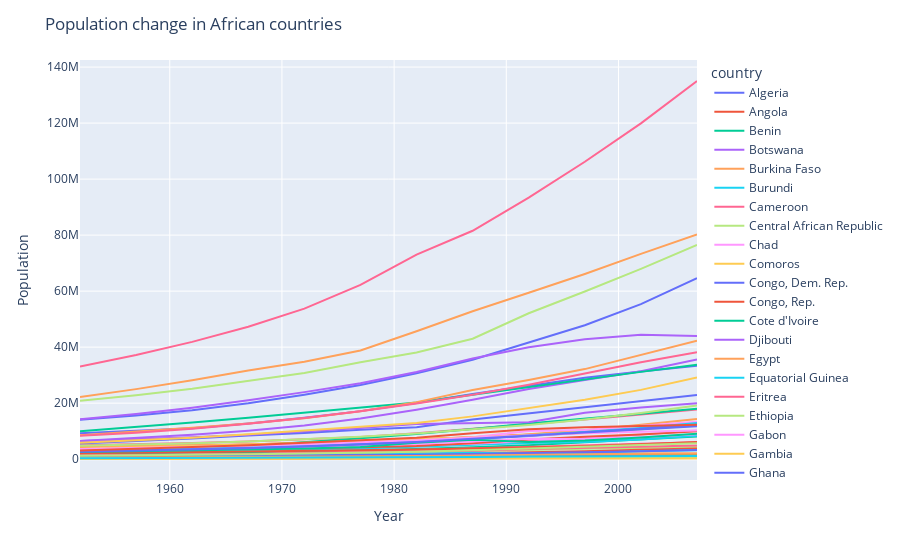

The code cell stored with this chart in its notebook:
### Code cell
#3)
africa_df = px.data.gapminder().query("continent=='Africa'")

fig = px.line(africa_df, x="year", y="pop", color='country')

fig.update_layout(title='Population change in African countries',
                   xaxis_title='Year',
                   yaxis_title='Population')

fig.show()

### Figure 1 — Plotly figure (JSON) as saved in the notebook; plotly's stock layout.template omitted (floating-point values rounded to 4 significant figures)
{"data": [{"hovertemplate": "country=Algeria<br>year=%{x}<br>pop=%{y}<extra></extra>", "legendgroup": "Algeria", "line": {"color": "#636efa", "dash": "solid"}, "mode": "lines", "name": "Algeria", "orientation": "v", "showlegend": true, "type": "scatter", "x": [1952, 1957, 1962, 1967, 1972, 1977, 1982, 1987, 1992, 1997, 2002, 2007], "xaxis": "x", "y": [9279525, 10270856, 11000948, 12760499, 14760787, 17152804, 20033753, 23254956, 26298373, 29072015, 31287142, 33333216], "yaxis": "y"}, {"hovertemplate": "country=Angola<br>year=%{x}<br>pop=%{y}<extra></extra>", "legendgroup": "Angola", "line": {"color": "#EF553B", "dash": "solid"}, "mode": "lines", "name": "Angola", "orientation": "v", "showlegend": true, "type": "scatter", "x": [1952, 1957, 1962, 1967, 1972, 1977, 1982, 1987, 1992, 1997, 2002, 2007], "xaxis": "x", "y": [4232095, 4561361, 4826015, 5247469, 5894858, 6162675, 7016384, 7874230, 8735988, 9875024, 10866106, 12420476], "yaxis": "y"}, {"hovertemplate": "country=Benin<br>year=%{x}<br>pop=%{y}<extra></extra>", "legendgroup": "Benin", "line": {"color": "#00cc96", "dash": "solid"}, "mode": "lines", "name": "Benin", "orientation": "v", "showlegend": true, "type": "scatter", "x": [1952, 1957, 1962, 1967, 1972, 1977, 1982, 1987, 1992, 1997, 2002, 2007], "xaxis": "x", "y": [1738315, 1925173, 2151895, 2427334, 2761407, 3168267, 3641603, 4243788, 4981671, 6066080, 7026113, 8078314], "yaxis": "y"}, {"hovertemplate": "country=Botswana<br>year=%{x}<br>pop=%{y}<extra></extra>", "legendgroup": "Botswana", "line": {"color": "#ab63fa", "dash": "solid"}, "mode": "lines", "name": "Botswana", "orientation": "v", "showlegend": true, "type": "scatter", "x": [1952, 1957, 1962, 1967, 1972, 1977, 1982, 1987, 1992, 1997, 2002, 2007], "xaxis": "x", "y": [442308, 474639, 512764, 553541, 619351, 781472, 970347, 1151184, 1342614, 1536536, 1630347, 1639131], "yaxis": "y"}, {"hovertemplate": "country=Burkina Faso<br>year=%{x}<br>pop=%{y}<extra></extra>", "legendgroup": "Burkina Faso", "line": {"color": "#FFA15A", "dash": "solid"}, "mode": "lines", "name": "Burkina Faso", "orientation": "v", "showlegend": true, "type": "scatter", "x": [1952, 1957, 1962, 1967, 1972, 1977, 1982, 1987, 1992, 1997, 2002, 2007], "xaxis": "x", "y": [4469979, 4713416, 4919632, 5127935, 5433886, 5889574, 6634596, 7586551, 8878303, 10352843, 12251209, 14326203], "yaxis": "y"}, {"hovertemplate": "country=Burundi<br>year=%{x}<br>pop=%{y}<extra></extra>", "legendgroup": "Burundi", "line": {"color": "#19d3f3", "dash": "solid"}, "mode": "lines", "name": "Burundi", "orientation": "v", "showlegend": true, "type": "scatter", "x": [1952, 1957, 1962, 1967, 1972, 1977, 1982, 1987, 1992, 1997, 2002, 2007], "xaxis": "x", "y": [2445618, 2667518, 2961915, 3330989, 3529983, 3834415, 4580410, 5126023, 5809236, 6121610, 7021078, 8390505], "yaxis": "y"}, {"hovertemplate": "country=Cameroon<br>year=%{x}<br>pop=%{y}<extra></extra>", "legendgroup": "Cameroon", "line": {"color": "#FF6692", "dash": "solid"}, "mode": "lines", "name": "Cameroon", "orientation": "v", "showlegend": true, "type": "scatter", "x": [1952, 1957, 1962, 1967, 1972, 1977, 1982, 1987, 1992, 1997, 2002, 2007], "xaxis": "x", "y": [5009067, 5359923, 5793633, 6335506, 7021028, 7959865, 9250831, 10780667, 12467171, 14195809, 15929988, 17696293], "yaxis": "y"}, {"hovertemplate": "country=Central African Republic<br>year=%{x}<br>pop=%{y}<extra></extra>", "legendgroup": "Central African Republic", "line": {"color": "#B6E880", "dash": "solid"}, "mode": "lines", "name": "Central African Republic", "orientation": "v", "showlegend": true, "type": "scatter", "x": [1952, 1957, 1962, 1967, 1972, 1977, 1982, 1987, 1992, 1997, 2002, 2007], "xaxis": "x", "y": [1291695, 1392284, 1523478, 1733638, 1927260, 2167533, 2476971, 2840009, 3265124, 3696513, 4048013, 4369038], "yaxis": "y"}, {"hovertemplate": "country=Chad<br>year=%{x}<br>pop=%{y}<extra></extra>", "legendgroup": "Chad", "line": {"color": "#FF97FF", "dash": "solid"}, "mode": "lines", "name": "Chad", "orientation": "v", "showlegend": true, "type": "scatter", "x": [1952, 1957, 1962, 1967, 1972, 1977, 1982, 1987, 1992, 1997, 2002, 2007], "xaxis": "x", "y": [2682462, 2894855, 3150417, 3495967, 3899068, 4388260, 4875118, 5498955, 6429417, 7562011, 8835739, 10238807], "yaxis": "y"}, {"hovertemplate": "country=Comoros<br>year=%{x}<br>pop=%{y}<extra></extra>", "legendgroup": "Comoros", "line": {"color": "#FECB52", "dash": "solid"}, "mode": "lines", "name": "Comoros", "orientation": "v", "showlegend": true, "type": "scatter", "x": [1952, 1957, 1962, 1967, 1972, 1977, 1982, 1987, 1992, 1997, 2002, 2007], "xaxis": "x", "y": [153936, 170928, 191689, 217378, 250027, 304739, 348643, 395114, 454429, 527982, 614382, 710960], "yaxis": "y"}, {"hovertemplate": "country=Congo, Dem. Rep.<br>year=%{x}<br>pop=%{y}<extra></extra>", "legendgroup": "Congo, Dem. Rep.", "line": {"color": "#636efa", "dash": "solid"}, "mode": "lines", "name": "Congo, Dem. Rep.", "orientation": "v", "showlegend": true, "type": "scatter", "x": [1952, 1957, 1962, 1967, 1972, 1977, 1982, 1987, 1992, 1997, 2002, 2007], "xaxis": "x", "y": [14100005, 15577932, 17486434, 19941073, 23007669, 26480870, 30646495, 35481645, 41672143, 47798986, 55379852, 64606759], "yaxis": "y"}, {"hovertemplate": "country=Congo, Rep.<br>year=%{x}<br>pop=%{y}<extra></extra>", "legendgroup": "Congo, Rep.", "line": {"color": "#EF553B", "dash": "solid"}, "mode": "lines", "name": "Congo, Rep.", "orientation": "v", "showlegend": true, "type": "scatter", "x": [1952, 1957, 1962, 1967, 1972, 1977, 1982, 1987, 1992, 1997, 2002, 2007], "xaxis": "x", "y": [854885, 940458, 1047924, 1179760, 1340458, 1536769, 1774735, 2064095, 2409073, 2800947, 3328795, 3800610], "yaxis": "y"}, {"hovertemplate": "country=Cote d'Ivoire<br>year=%{x}<br>pop=%{y}<extra></extra>", "legendgroup": "Cote d'Ivoire", "line": {"color": "#00cc96", "dash": "solid"}, "mode": "lines", "name": "Cote d'Ivoire", "orientation": "v", "showlegend": true, "type": "scatter", "x": [1952, 1957, 1962, 1967, 1972, 1977, 1982, 1987, 1992, 1997, 2002, 2007], "xaxis": "x", "y": [2977019, 3300000, 3832408, 4744870, 6071696, 7459574, 9025951, 10761098, 12772596, 14625967, 16252726, 18013409], "yaxis": "y"}, {"hovertemplate": "country=Djibouti<br>year=%{x}<br>pop=%{y}<extra></extra>", "legendgroup": "Djibouti", "line": {"color": "#ab63fa", "dash": "solid"}, "mode": "lines", "name": "Djibouti", "orientation": "v", "showlegend": true, "type": "scatter", "x": [1952, 1957, 1962, 1967, 1972, 1977, 1982, 1987, 1992, 1997, 2002, 2007], "xaxis": "x", "y": [63149, 71851, 89898, 127617, 178848, 228694, 305991, 311025, 384156, 417908, 447416, 496374], "yaxis": "y"}, {"hovertemplate": "country=Egypt<br>year=%{x}<br>pop=%{y}<extra></extra>", "legendgroup": "Egypt", "line": {"color": "#FFA15A", "dash": "solid"}, "mode": "lines", "name": "Egypt", "orientation": "v", "showlegend": true, "type": "scatter", "x": [1952, 1957, 1962, 1967, 1972, 1977, 1982, 1987, 1992, 1997, 2002, 2007], "xaxis": "x", "y": [22223309, 25009741, 28173309, 31681188, 34807417, 38783863, 45681811, 52799062, 59402198, 66134291, 73312559, 80264543], "yaxis": "y"}, {"hovertemplate": "country=Equatorial Guinea<br>year=%{x}<br>pop=%{y}<extra></extra>", "legendgroup": "Equatorial Guinea", "line": {"color": "#19d3f3", "dash": "solid"}, "mode": "lines", "name": "Equatorial Guinea", "orientation": "v", "showlegend": true, "type": "scatter", "x": [1952, 1957, 1962, 1967, 1972, 1977, 1982, 1987, 1992, 1997, 2002, 2007], "xaxis": "x", "y": [216964, 232922, 249220, 259864, 277603, 192675, 285483, 341244, 387838, 439971, 495627, 551201], "yaxis": "y"}, {"hovertemplate": "country=Eritrea<br>year=%{x}<br>pop=%{y}<extra></extra>", "legendgroup": "Eritrea", "line": {"color": "#FF6692", "dash": "solid"}, "mode": "lines", "name": "Eritrea", "orientation": "v", "showlegend": true, "type": "scatter", "x": [1952, 1957, 1962, 1967, 1972, 1977, 1982, 1987, 1992, 1997, 2002, 2007], "xaxis": "x", "y": [1438760, 1542611, 1666618, 1820319, 2260187, 2512642, 2637297, 2915959, 3668440, 4058319, 4414865, 4906585], "yaxis": "y"}, {"hovertemplate": "country=Ethiopia<br>year=%{x}<br>pop=%{y}<extra></extra>", "legendgroup": "Ethiopia", "line": {"color": "#B6E880", "dash": "solid"}, "mode": "lines", "name": "Ethiopia", "orientation": "v", "showlegend": true, "type": "scatter", "x": [1952, 1957, 1962, 1967, 1972, 1977, 1982, 1987, 1992, 1997, 2002, 2007], "xaxis": "x", "y": [20860941, 22815614, 25145372, 27860297, 30770372, 34617799, 38111756, 42999530, 52088559, 59861301, 67946797, 76511887], "yaxis": "y"}, {"hovertemplate": "country=Gabon<br>year=%{x}<br>pop=%{y}<extra></extra>", "legendgroup": "Gabon", "line": {"color": "#FF97FF", "dash": "solid"}, "mode": "lines", "name": "Gabon", "orientation": "v", "showlegend": true, "type": "scatter", "x": [1952, 1957, 1962, 1967, 1972, 1977, 1982, 1987, 1992, 1997, 2002, 2007], "xaxis": "x", "y": [420702, 434904, 455661, 489004, 537977, 706367, 753874, 880397, 985739, 1126189, 1299304, 1454867], "yaxis": "y"}, {"hovertemplate": "country=Gambia<br>year=%{x}<br>pop=%{y}<extra></extra>", "legendgroup": "Gambia", "line": {"color": "#FECB52", "dash": "solid"}, "mode": "lines", "name": "Gambia", "orientation": "v", "showlegend": true, "type": "scatter", "x": [1952, 1957, 1962, 1967, 1972, 1977, 1982, 1987, 1992, 1997, 2002, 2007], "xaxis": "x", "y": [284320, 323150, 374020, 439593, 517101, 608274, 715523, 848406, 1025384, 1235767, 1457766, 1688359], "yaxis": "y"}, {"hovertemplate": "country=Ghana<br>year=%{x}<br>pop=%{y}<extra></extra>", "legendgroup": "Ghana", "line": {"color": "#636efa", "dash": "solid"}, "mode": "lines", "name": "Ghana", "orientation": "v", "showlegend": true, "type": "scatter", "x": [1952, 1957, 1962, 1967, 1972, 1977, 1982, 1987, 1992, 1997, 2002, 2007], "xaxis": "x", "y": [5581001, 6391288, 7355248, 8490213, 9354120, 10538093, 11400338, 14168101, 16278738, 18418288, 20550751, 22873338], "yaxis": "y"}, {"hovertemplate": "country=Guinea<br>year=%{x}<br>pop=%{y}<extra></extra>", "legendgroup": "Guinea", "line": {"color": "#EF553B", "dash": "solid"}, "mode": "lines", "name": "Guinea", "orientation": "v", "showlegend": true, "type": "scatter", "x": [1952, 1957, 1962, 1967, 1972, 1977, 1982, 1987, 1992, 1997, 2002, 2007], "xaxis": "x", "y": [2664249, 2876726, 3140003, 3451418, 3811387, 4227026, 4710497, 5650262, 6990574, 8048834, 8807818, 9947814], "yaxis": "y"}, {"hovertemplate": "country=Guinea-Bissau<br>year=%{x}<br>pop=%{y}<extra></extra>", "legendgroup": "Guinea-Bissau", "line": {"color": "#00cc96", "dash": "solid"}, "mode": "lines", "name": "Guinea-Bissau", "orientation": "v", "showlegend": true, "type": "scatter", "x": [1952, 1957, 1962, 1967, 1972, 1977, 1982, 1987, 1992, 1997, 2002, 2007], "xaxis": "x", "y": [580653, 601095, 627820, 601287, 625361, 745228, 825987, 927524, 1050938, 1193708, 1332459, 1472041], "yaxis": "y"}, {"hovertemplate": "country=Kenya<br>year=%{x}<br>pop=%{y}<extra></extra>", "legendgroup": "Kenya", "line": {"color": "#ab63fa", "dash": "solid"}, "mode": "lines", "name": "Kenya", "orientation": "v", "showlegend": true, "type": "scatter", "x": [1952, 1957, 1962, 1967, 1972, 1977, 1982, 1987, 1992, 1997, 2002, 2007], "xaxis": "x", "y": [6464046, 7454779, 8678557, 10191512, 12044785, 14500404, 17661452, 21198082, 25020539, 28263827, 31386842, 35610177], "yaxis": "y"}, {"hovertemplate": "country=Lesotho<br>year=%{x}<br>pop=%{y}<extra></extra>", "legendgroup": "Lesotho", "line": {"color": "#FFA15A", "dash": "solid"}, "mode": "lines", "name": "Lesotho", "orientation": "v", "showlegend": true, "type": "scatter", "x": [1952, 1957, 1962, 1967, 1972, 1977, 1982, 1987, 1992, 1997, 2002, 2007], "xaxis": "x", "y": [748747, 813338, 893143, 996380, 1116779, 1251524, 1411807, 1599200, 1803195, 1982823, 2046772, 2012649], "yaxis": "y"}, {"hovertemplate": "country=Liberia<br>year=%{x}<br>pop=%{y}<extra></extra>", "legendgroup": "Liberia", "line": {"color": "#19d3f3", "dash": "solid"}, "mode": "lines", "name": "Liberia", "orientation": "v", "showlegend": true, "type": "scatter", "x": [1952, 1957, 1962, 1967, 1972, 1977, 1982, 1987, 1992, 1997, 2002, 2007], "xaxis": "x", "y": [863308, 975950, 1112796, 1279406, 1482628, 1703617, 1956875, 2269414, 1912974, 2200725, 2814651, 3193942], "yaxis": "y"}, {"hovertemplate": "country=Libya<br>year=%{x}<br>pop=%{y}<extra></extra>", "legendgroup": "Libya", "line": {"color": "#FF6692", "dash": "solid"}, "mode": "lines", "name": "Libya", "orientation": "v", "showlegend": true, "type": "scatter", "x": [1952, 1957, 1962, 1967, 1972, 1977, 1982, 1987, 1992, 1997, 2002, 2007], "xaxis": "x", "y": [1019729, 1201578, 1441863, 1759224, 2183877, 2721783, 3344074, 3799845, 4364501, 4759670, 5368585, 6036914], "yaxis": "y"}, {"hovertemplate": "country=Madagascar<br>year=%{x}<br>pop=%{y}<extra></extra>", "legendgroup": "Madagascar", "line": {"color": "#B6E880", "dash": "solid"}, "mode": "lines", "name": "Madagascar", "orientation": "v", "showlegend": true, "type": "scatter", "x": [1952, 1957, 1962, 1967, 1972, 1977, 1982, 1987, 1992, 1997, 2002, 2007], "xaxis": "x", "y": [4762912, 5181679, 5703324, 6334556, 7082430, 8007166, 9171477, 10568642, 12210395, 14165114, 16473477, 19167654], "yaxis": "y"}, {"hovertemplate": "country=Malawi<br>year=%{x}<br>pop=%{y}<extra></extra>", "legendgroup": "Malawi", "line": {"color": "#FF97FF", "dash": "solid"}, "mode": "lines", "name": "Malawi", "orientation": "v", "showlegend": true, "type": "scatter", "x": [1952, 1957, 1962, 1967, 1972, 1977, 1982, 1987, 1992, 1997, 2002, 2007], "xaxis": "x", "y": [2917802, 3221238, 3628608, 4147252, 4730997, 5637246, 6502825, 7824747, 10014249, 10419991, 11824495, 13327079], "yaxis": "y"}, {"hovertemplate": "country=Mali<br>year=%{x}<br>pop=%{y}<extra></extra>", "legendgroup": "Mali", "line": {"color": "#FECB52", "dash": "solid"}, "mode": "lines", "name": "Mali", "orientation": "v", "showlegend": true, "type": "scatter", "x": [1952, 1957, 1962, 1967, 1972, 1977, 1982, 1987, 1992, 1997, 2002, 2007], "xaxis": "x", "y": [3838168, 4241884, 4690372, 5212416, 5828158, 6491649, 6998256, 7634008, 8416215, 9384984, 10580176, 12031795], "yaxis": "y"}, {"hovertemplate": "country=Mauritania<br>year=%{x}<br>pop=%{y}<extra></extra>", "legendgroup": "Mauritania", "line": {"color": "#636efa", "dash": "solid"}, "mode": "lines", "name": "Mauritania", "orientation": "v", "showlegend": true, "type": "scatter", "x": [1952, 1957, 1962, 1967, 1972, 1977, 1982, 1987, 1992, 1997, 2002, 2007], "xaxis": "x", "y": [1022556, 1076852, 1146757, 1230542, 1332786, 1456688, 1622136, 1841240, 2119465, 2444741, 2828858, 3270065], "yaxis": "y"}, {"hovertemplate": "country=Mauritius<br>year=%{x}<br>pop=%{y}<extra></extra>", "legendgroup": "Mauritius", "line": {"color": "#EF553B", "dash": "solid"}, "mode": "lines", "name": "Mauritius", "orientation": "v", "showlegend": true, "type": "scatter", "x": [1952, 1957, 1962, 1967, 1972, 1977, 1982, 1987, 1992, 1997, 2002, 2007], "xaxis": "x", "y": [516556, 609816, 701016, 789309, 851334, 913025, 992040, 1042663, 1096202, 1149818, 1200206, 1250882], "yaxis": "y"}, {"hovertemplate": "country=Morocco<br>year=%{x}<br>pop=%{y}<extra></extra>", "legendgroup": "Morocco", "line": {"color": "#00cc96", "dash": "solid"}, "mode": "lines", "name": "Morocco", "orientation": "v", "showlegend": true, "type": "scatter", "x": [1952, 1957, 1962, 1967, 1972, 1977, 1982, 1987, 1992, 1997, 2002, 2007], "xaxis": "x", "y": [9939217, 11406350, 13056604, 14770296, 16660670, 18396941, 20198730, 22987397, 25798239, 28529501, 31167783, 33757175], "yaxis": "y"}, {"hovertemplate": "country=Mozambique<br>year=%{x}<br>pop=%{y}<extra></extra>", "legendgroup": "Mozambique", "line": {"color": "#ab63fa", "dash": "solid"}, "mode": "lines", "name": "Mozambique", "orientation": "v", "showlegend": true, "type": "scatter", "x": [1952, 1957, 1962, 1967, 1972, 1977, 1982, 1987, 1992, 1997, 2002, 2007], "xaxis": "x", "y": [6446316, 7038035, 7788944, 8680909, 9809596, 11127868, 12587223, 12891952, 13160731, 16603334, 18473780, 19951656], "yaxis": "y"}, {"hovertemplate": "country=Namibia<br>year=%{x}<br>pop=%{y}<extra></extra>", "legendgroup": "Namibia", "line": {"color": "#FFA15A", "dash": "solid"}, "mode": "lines", "name": "Namibia", "orientation": "v", "showlegend": true, "type": "scatter", "x": [1952, 1957, 1962, 1967, 1972, 1977, 1982, 1987, 1992, 1997, 2002, 2007], "xaxis": "x", "y": [485831, 548080, 621392, 706640, 821782, 977026, 1099010, 1278184, 1554253, 1774766, 1972153, 2055080], "yaxis": "y"}, {"hovertemplate": "country=Niger<br>year=%{x}<br>pop=%{y}<extra></extra>", "legendgroup": "Niger", "line": {"color": "#19d3f3", "dash": "solid"}, "mode": "lines", "name": "Niger", "orientation": "v", "showlegend": true, "type": "scatter", "x": [1952, 1957, 1962, 1967, 1972, 1977, 1982, 1987, 1992, 1997, 2002, 2007], "xaxis": "x", "y": [3379468, 3692184, 4076008, 4534062, 5060262, 5682086, 6437188, 7332638, 8392818, 9666252, 11140655, 12894865], "yaxis": "y"}, {"hovertemplate": "country=Nigeria<br>year=%{x}<br>pop=%{y}<extra></extra>", "legendgroup": "Nigeria", "line": {"color": "#FF6692", "dash": "solid"}, "mode": "lines", "name": "Nigeria", "orientation": "v", "showlegend": true, "type": "scatter", "x": [1952, 1957, 1962, 1967, 1972, 1977, 1982, 1987, 1992, 1997, 2002, 2007], "xaxis": "x", "y": [33119096, 37173340, 41871351, 47287752, 53740085, 62209173, 73039376, 81551520, 93364244, 106207839, 119901274, 135031164], "yaxis": "y"}, {"hovertemplate": "country=Reunion<br>year=%{x}<br>pop=%{y}<extra></extra>", "legendgroup": "Reunion", "line": {"color": "#B6E880", "dash": "solid"}, "mode": "lines", "name": "Reunion", "orientation": "v", "showlegend": true, "type": "scatter", "x": [1952, 1957, 1962, 1967, 1972, 1977, 1982, 1987, 1992, 1997, 2002, 2007], "xaxis": "x", "y": [257700, 308700, 358900, 414024, 461633, 492095, 517810, 562035, 622191, 684810, 743981, 798094], "yaxis": "y"}, {"hovertemplate": "country=Rwanda<br>year=%{x}<br>pop=%{y}<extra></extra>", "legendgroup": "Rwanda", "line": {"color": "#FF97FF", "dash": "solid"}, "mode": "lines", "name": "Rwanda", "orientation": "v", "showlegend": true, "type": "scatter", "x": [1952, 1957, 1962, 1967, 1972, 1977, 1982, 1987, 1992, 1997, 2002, 2007], "xaxis": "x", "y": [2534927, 2822082, 3051242, 3451079, 3992121, 4657072, 5507565, 6349365, 7290203, 7212583, 7852401, 8860588], "yaxis": "y"}, {"hovertemplate": "country=Sao Tome and Principe<br>year=%{x}<br>pop=%{y}<extra></extra>", "legendgroup": "Sao Tome and Principe", "line": {"color": "#FECB52", "dash": "solid"}, "mode": "lines", "name": "Sao Tome and Principe", "orientation": "v", "showlegend": true, "type": "scatter", "x": [1952, 1957, 1962, 1967, 1972, 1977, 1982, 1987, 1992, 1997, 2002, 2007], "xaxis": "x", "y": [60011, 61325, 65345, 70787, 76595, 86796, 98593, 110812, 125911, 145608, 170372, 199579], "yaxis": "y"}, {"hovertemplate": "country=Senegal<br>year=%{x}<br>pop=%{y}<extra></extra>", "legendgroup": "Senegal", "line": {"color": "#636efa", "dash": "solid"}, "mode": "lines", "name": "Senegal", "orientation": "v", "showlegend": true, "type": "scatter", "x": [1952, 1957, 1962, 1967, 1972, 1977, 1982, 1987, 1992, 1997, 2002, 2007], "xaxis": "x", "y": [2755589, 3054547, 3430243, 3965841, 4588696, 5260855, 6147783, 7171347, 8307920, 9535314, 10870037, 12267493], "yaxis": "y"}, {"hovertemplate": "country=Sierra Leone<br>year=%{x}<br>pop=%{y}<extra></extra>", "legendgroup": "Sierra Leone", "line": {"color": "#EF553B", "dash": "solid"}, "mode": "lines", "name": "Sierra Leone", "orientation": "v", "showlegend": true, "type": "scatter", "x": [1952, 1957, 1962, 1967, 1972, 1977, 1982, 1987, 1992, 1997, 2002, 2007], "xaxis": "x", "y": [2143249, 2295678, 2467895, 2662190, 2879013, 3140897, 3464522, 3868905, 4260884, 4578212, 5359092, 6144562], "yaxis": "y"}, {"hovertemplate": "country=Somalia<br>year=%{x}<br>pop=%{y}<extra></extra>", "legendgroup": "Somalia", "line": {"color": "#00cc96", "dash": "solid"}, "mode": "lines", "name": "Somalia", "orientation": "v", "showlegend": true, "type": "scatter", "x": [1952, 1957, 1962, 1967, 1972, 1977, 1982, 1987, 1992, 1997, 2002, 2007], "xaxis": "x", "y": [2526994, 2780415, 3080153, 3428839, 3840161, 4353666, 5828892, 6921858, 6099799, 6633514, 7753310, 9118773], "yaxis": "y"}, {"hovertemplate": "country=South Africa<br>year=%{x}<br>pop=%{y}<extra></extra>", "legendgroup": "South Africa", "line": {"color": "#ab63fa", "dash": "solid"}, "mode": "lines", "name": "South Africa", "orientation": "v", "showlegend": true, "type": "scatter", "x": [1952, 1957, 1962, 1967, 1972, 1977, 1982, 1987, 1992, 1997, 2002, 2007], "xaxis": "x", "y": [14264935, 16151549, 18356657, 20997321, 23935810, 27129932, 31140029, 35933379, 39964159, 42835005, 44433622, 43997828], "yaxis": "y"}, {"hovertemplate": "country=Sudan<br>year=%{x}<br>pop=%{y}<extra></extra>", "legendgroup": "Sudan", "line": {"color": "#FFA15A", "dash": "solid"}, "mode": "lines", "name": "Sudan", "orientation": "v", "showlegend": true, "type": "scatter", "x": [1952, 1957, 1962, 1967, 1972, 1977, 1982, 1987, 1992, 1997, 2002, 2007], "xaxis": "x", "y": [8504667, 9753392, 11183227, 12716129, 14597019, 17104986, 20367053, 24725960, 28227588, 32160729, 37090298, 42292929], "yaxis": "y"}, {"hovertemplate": "country=Swaziland<br>year=%{x}<br>pop=%{y}<extra></extra>", "legendgroup": "Swaziland", "line": {"color": "#19d3f3", "dash": "solid"}, "mode": "lines", "name": "Swaziland", "orientation": "v", "showlegend": true, "type": "scatter", "x": [1952, 1957, 1962, 1967, 1972, 1977, 1982, 1987, 1992, 1997, 2002, 2007], "xaxis": "x", "y": [290243, 326741, 370006, 420690, 480105, 551425, 649901, 779348, 962344, 1054486, 1130269, 1133066], "yaxis": "y"}, {"hovertemplate": "country=Tanzania<br>year=%{x}<br>pop=%{y}<extra></extra>", "legendgroup": "Tanzania", "line": {"color": "#FF6692", "dash": "solid"}, "mode": "lines", "name": "Tanzania", "orientation": "v", "showlegend": true, "type": "scatter", "x": [1952, 1957, 1962, 1967, 1972, 1977, 1982, 1987, 1992, 1997, 2002, 2007], "xaxis": "x", "y": [8322925, 9452826, 10863958, 12607312, 14706593, 17129565, 19844382, 23040630, 26605473, 30686889, 34593779, 38139640], "yaxis": "y"}, {"hovertemplate": "country=Togo<br>year=%{x}<br>pop=%{y}<extra></extra>", "legendgroup": "Togo", "line": {"color": "#B6E880", "dash": "solid"}, "mode": "lines", "name": "Togo", "orientation": "v", "showlegend": true, "type": "scatter", "x": [1952, 1957, 1962, 1967, 1972, 1977, 1982, 1987, 1992, 1997, 2002, 2007], "xaxis": "x", "y": [1219113, 1357445, 1528098, 1735550, 2056351, 2308582, 2644765, 3154264, 3747553, 4320890, 4977378, 5701579], "yaxis": "y"}, {"hovertemplate": "country=Tunisia<br>year=%{x}<br>pop=%{y}<extra></extra>", "legendgroup": "Tunisia", "line": {"color": "#FF97FF", "dash": "solid"}, "mode": "lines", "name": "Tunisia", "orientation": "v", "showlegend": true, "type": "scatter", "x": [1952, 1957, 1962, 1967, 1972, 1977, 1982, 1987, 1992, 1997, 2002, 2007], "xaxis": "x", "y": [3647735, 3950849, 4286552, 4786986, 5303507, 6005061, 6734098, 7724976, 8523077, 9231669, 9770575, 10276158], "yaxis": "y"}, {"hovertemplate": "country=Uganda<br>year=%{x}<br>pop=%{y}<extra></extra>", "legendgroup": "Uganda", "line": {"color": "#FECB52", "dash": "solid"}, "mode": "lines", "name": "Uganda", "orientation": "v", "showlegend": true, "type": "scatter", "x": [1952, 1957, 1962, 1967, 1972, 1977, 1982, 1987, 1992, 1997, 2002, 2007], "xaxis": "x", "y": [5824797, 6675501, 7688797, 8900294, 10190285, 11457758, 12939400, 15283050, 18252190, 21210254, 24739869, 29170398], "yaxis": "y"}, {"hovertemplate": "country=Zambia<br>year=%{x}<br>pop=%{y}<extra></extra>", "legendgroup": "Zambia", "line": {"color": "#636efa", "dash": "solid"}, "mode": "lines", "name": "Zambia", "orientation": "v", "showlegend": true, "type": "scatter", "x": [1952, 1957, 1962, 1967, 1972, 1977, 1982, 1987, 1992, 1997, 2002, 2007], "xaxis": "x", "y": [2672000, 3016000, 3421000, 3900000, 4506497, 5216550, 6100407, 7272406, 8381163, 9417789, 10595811, 11746035], "yaxis": "y"}, {"hovertemplate": "country=Zimbabwe<br>year=%{x}<br>pop=%{y}<extra></extra>", "legendgroup": "Zimbabwe", "line": {"color": "#EF553B", "dash": "solid"}, "mode": "lines", "name": "Zimbabwe", "orientation": "v", "showlegend": true, "type": "scatter", "x": [1952, 1957, 1962, 1967, 1972, 1977, 1982, 1987, 1992, 1997, 2002, 2007], "xaxis": "x", "y": [3080907, 3646340, 4277736, 4995432, 5861135, 6642107, 7636524, 9216418, 10704340, 11404948, 11926563, 12311143], "yaxis": "y"}], "layout": {"legend": {"title": {"text": "country"}, "tracegroupgap": 0}, "margin": {"t": 60}, "title": {"text": "Population change in African countries"}, "xaxis": {"anchor": "y", "domain": [0, 1], "title": {"text": "Year"}}, "yaxis": {"anchor": "x", "domain": [0, 1], "title": {"text": "Population"}}}}
